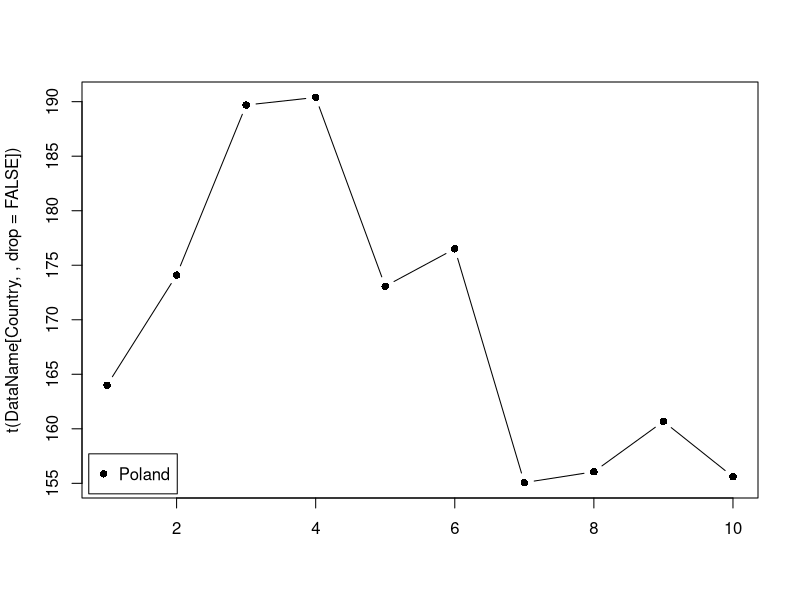
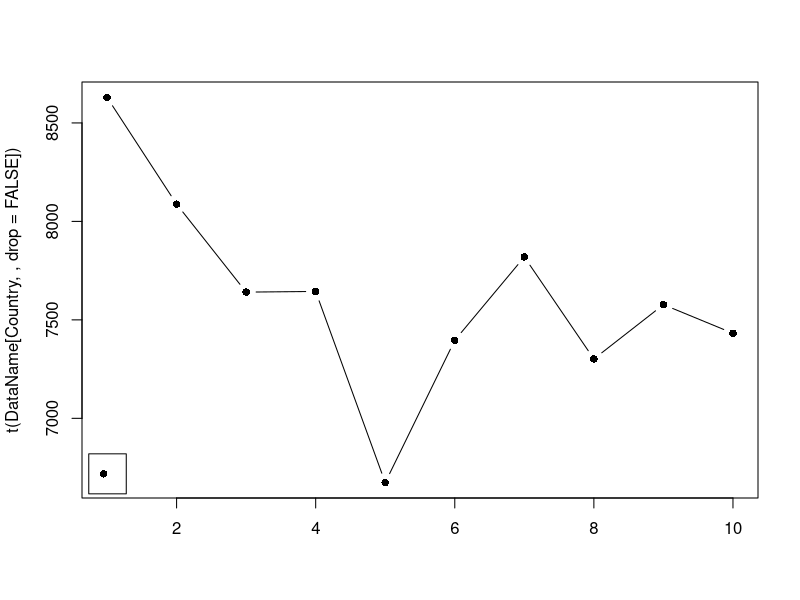
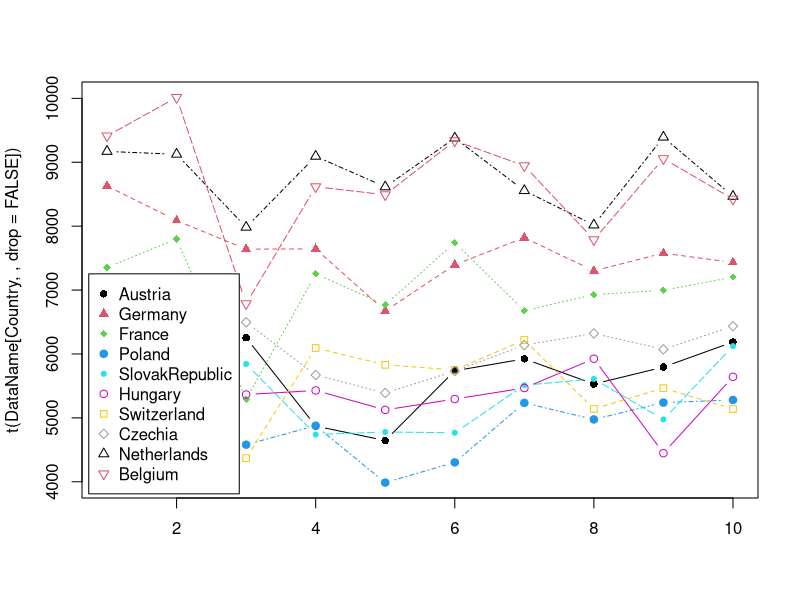

The R source for these figures, in order:
Countries <- c("Austria", "Germany", "France", "Poland", "SlovakRepublic", "Hungary", "Switzerland", "Czechia", "Netherlands", "Belgium")
Years <- c("2014", "2015", "2016", "2017", "2018", "2019", "2020", "2021", "2022", "2023")


#Fertilizer Consumption (FC), 2014_2023, kg/ha
Austria_FC <- c(130.8759, 148.7207, 137.795, 141.0312, 133.15, 118.5088, 137.9713, 128.2593, 97.41836, 106.4162)
Germany_FC <- c(217.6957, 202.2739, 197.2283, 178.1189, 166.4811, 174.0987, 163.242, 130.141, 116.8701, 128.5755)
France_FC <- c(168.4267, 170.4009, 163.1391, 177.6248, 170.9708, 157.7226, 179.5401, 171.652, 130.6186, 131.3228)
Poland_FC <- c(164.0007, 174.0975, 189.6909, 190.3915, 173.0766, 176.5084, 155.0673, 156.061, 160.6807, 155.6008)
SlovakRepublic_FC <- c(116.4788, 112.9911, 125.7624, 121.6873, 129.3019, 129.1787, 129.812, 134.494, 118.9025, 106.3213)
Hungary_FC <- c(112.7082, 114.1475, 138.173, 152.3787, 150.8589, 145.9856, 162.6167, 165.4918, 108.3258, 89.5253)
Switzerland_FC <- c(208.4009, 208.9314, 212.1093, 199.8875, 187.7938, 163.4276, 175.1294, 177.1865, 132.5975, 142.6968)
Czechia_FC <- c(162.6573, 192.3137, 196.3834, 182.4207, 174.3607, 165.6915, 144.2165, 148.6243, 152.1399, 113.4345)
Netherlands_FC <- c(247.8526, 266.8052, 291.6858, 290.5583, 274.2693, 273.8018, 276.614, 273.2552, 240.2659, 238.0198)
Belgium_FC <- c(304.0306, 305.478, 275.0542, 269.7356, 266.7612, 265.8833, 257.6437, 252.754, 198.2734, 191.6623)

#Wheat Production (WP), 2014_2023, kg/ha
Austria_WP <- c(5921.7, 5696.2, 6253.4, 4871.2, 4645.3, 5737.2, 5923.4, 5529.9, 5795.2, 6187.7)
Germany_WP <- c(8629.6, 8087.7, 7640.9, 7644.3, 6673.7, 7396.4, 7819.5, 7301.5, 7577.3, 7431.8)
France_WP <- c(7353.0, 7800.8, 5289.6, 7253.8, 6768.0, 7742.8, 6677.6, 6928.4, 6996.7, 7201.6)
Poland_WP <- c(4972.1, 4574.4, 4580.2, 4877.3, 3987.1, 4303.5, 5234.2, 4975.3, 5239.4, 5280.0)
SlovakRepublic_WP <- c(5464.0, 5509.8, 5843.4, 4738.6, 4779.6, 4766.6, 5511.3, 5609.0, 4975.0, 6123.0)
Hungary_WP <- c(4728.8, 5179.6, 5365.4, 5428.7, 5124.4, 5294.9, 5468.0, 5925.4, 4448.1, 5642.3)
Switzerland_WP <- c(6348.9, 5988.2, 4370.5, 6094.0, 5830.1, 5751.4, 6218.6, 5139.5, 5465.7, 5139.7)
Czechia_WP <- c(6510.4, 6355.9, 6495.9, 5670.5, 5389.6, 5732.5, 6138.9, 6321.4, 6072.7, 6435.1)
Netherlands_WP <- c(9169.8, 9125.5, 7983.2, 9093.5, 8614.7, 9378.1, 8556.0, 8018.0, 9393.1, 8467.0)
Belgium_WP <- c(9412.9, 10015.2, 6787.1, 8617.4, 8492.3, 9336.4, 8946.3, 7788.4, 9057.4, 8424.7)

#Fertilizer Consumption (FC) Matrix
FertilizerConsumption <- rbind(Austria_FC, Germany_FC, France_FC, Poland_FC, SlovakRepublic_FC, Hungary_FC, Switzerland_FC, Czechia_FC, Netherlands_FC, Belgium_FC)
rm(Austria_FC, Germany_FC, France_FC, Poland_FC, SlovakRepublic_FC, Hungary_FC, Switzerland_FC, Czechia_FC, Netherlands_FC, Belgium_FC)
rownames(FertilizerConsumption) <- Countries
colnames(FertilizerConsumption) <- Years

#Wheat Production (WP) matrix
WheatProduction <- rbind(Austria_WP, Germany_WP, France_WP, Poland_WP, SlovakRepublic_WP, Hungary_WP, Switzerland_WP, Czechia_WP, Netherlands_WP, Belgium_WP)
rm(Austria_WP, Germany_WP, France_WP, Poland_WP, SlovakRepublic_WP, Hungary_WP, Switzerland_WP, Czechia_WP, Netherlands_WP, Belgium_WP)
rownames(WheatProduction) <-Countries
colnames(WheatProduction) <- Years

#Function for plotting different types of data     
ShowMe <- function(DataName, Country=1:nrow(DataName)) {
  matplot(t(DataName[Country,,drop=FALSE] ), type="b", pch=16:25, col=c(1:8))
  legend("bottomleft", inset = 0.01, legend = Countries[Country], pch=16:25, col=c(1:8), horiz = F)
}


####################### OUTPUTS ####################### 


#Plot your desired data using the ShowMe() function:
ShowMe(FertilizerConsumption, 4)
ShowMe(WheatProduction, "Germany")
ShowMe(WheatProduction)

#Pearson correlation coefficient (PCC) for all countries
Pcc <- cor(as.vector(FertilizerConsumption), as.vector(WheatProduction), method = "pearson")
paste("The Pearson Correlation Coefficient (PCC) value for these two datasets(FC and WP):", round(Pcc, 2))
